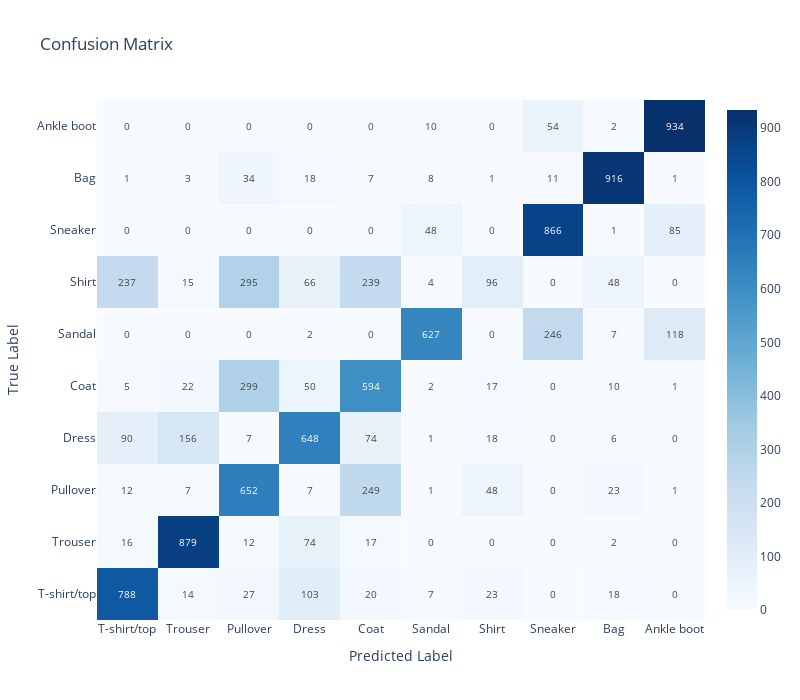

Write notebook code for a chart like this one.
### Code cell
# Get predictions for entire test set
model.eval()
all_preds = []
all_labels = []

with torch.no_grad():
    for X, y in test_dataloader:
        X = X.to(device)
        pred = model(X)
        all_preds.extend(pred.argmax(1).cpu().numpy())
        all_labels.extend(y.numpy())

all_preds = np.array(all_preds)
all_labels = np.array(all_labels)

# Create confusion matrix
cm = confusion_matrix(all_labels, all_preds)

# Plot confusion matrix
fig = go.Figure(
    data=go.Heatmap(
        z=cm,
        x=classes,
        y=classes,
        colorscale="Blues",
        text=cm,
        texttemplate="%{text}",
        textfont={"size": 10},
        hoverongaps=False,
    )
)

fig.update_layout(
    title="Confusion Matrix",
    xaxis_title="Predicted Label",
    yaxis_title="True Label",
    width=800,
    height=700,
)

fig.show()

### Figure 1 — Plotly figure (JSON) as saved in the notebook; plotly's stock layout.template omitted (floating-point values rounded to 4 significant figures)
{"data": [{"colorscale": [[0, "rgb(247,251,255)"], [0.125, "rgb(222,235,247)"], [0.25, "rgb(198,219,239)"], [0.375, "rgb(158,202,225)"], [0.5, "rgb(107,174,214)"], [0.625, "rgb(66,146,198)"], [0.75, "rgb(33,113,181)"], [0.875, "rgb(8,81,156)"], [1, "rgb(8,48,107)"]], "hoverongaps": false, "text": [[788, 14, 27, 103, 20, 7, 23, 0, 18, 0], [16, 879, 12, 74, 17, 0, 0, 0, 2, 0], [12, 7, 652, 7, 249, 1, 48, 0, 23, 1], [90, 156, 7, 648, 74, 1, 18, 0, 6, 0], [5, 22, 299, 50, 594, 2, 17, 0, 10, 1], [0, 0, 0, 2, 0, 627, 0, 246, 7, 118], [237, 15, 295, 66, 239, 4, 96, 0, 48, 0], [0, 0, 0, 0, 0, 48, 0, 866, 1, 85], [1, 3, 34, 18, 7, 8, 1, 11, 916, 1], [0, 0, 0, 0, 0, 10, 0, 54, 2, 934]], "textfont": {"size": 10}, "texttemplate": "%{text}", "type": "heatmap", "x": ["T-shirt/top", "Trouser", "Pullover", "Dress", "Coat", "Sandal", "Shirt", "Sneaker", "Bag", "Ankle boot"], "y": ["T-shirt/top", "Trouser", "Pullover", "Dress", "Coat", "Sandal", "Shirt", "Sneaker", "Bag", "Ankle boot"], "z": [[788, 14, 27, 103, 20, 7, 23, 0, 18, 0], [16, 879, 12, 74, 17, 0, 0, 0, 2, 0], [12, 7, 652, 7, 249, 1, 48, 0, 23, 1], [90, 156, 7, 648, 74, 1, 18, 0, 6, 0], [5, 22, 299, 50, 594, 2, 17, 0, 10, 1], [0, 0, 0, 2, 0, 627, 0, 246, 7, 118], [237, 15, 295, 66, 239, 4, 96, 0, 48, 0], [0, 0, 0, 0, 0, 48, 0, 866, 1, 85], [1, 3, 34, 18, 7, 8, 1, 11, 916, 1], [0, 0, 0, 0, 0, 10, 0, 54, 2, 934]]}], "layout": {"height": 700, "title": {"text": "Confusion Matrix"}, "width": 800, "xaxis": {"title": {"text": "Predicted Label"}}, "yaxis": {"title": {"text": "True Label"}}}}
